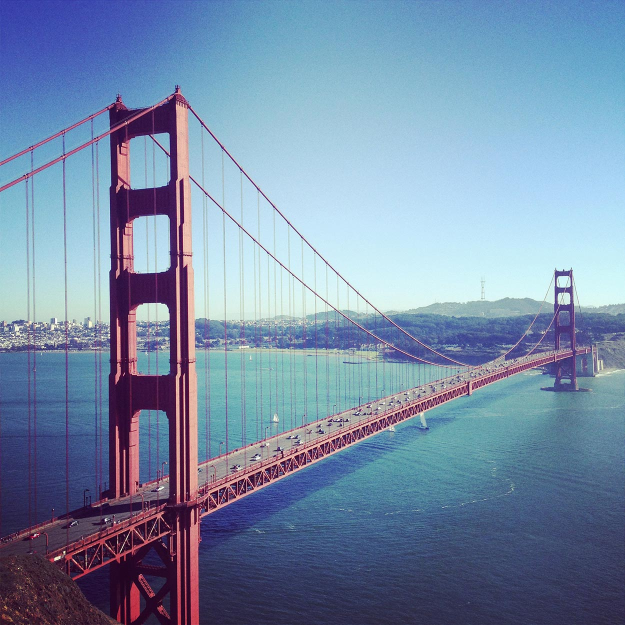
#> input picture cal.jpg, 1250 x 1250 px (shown at 1/2 size)
$ python gifAscii.py
#> lines starting #> are read from the running program, lines starting #| are printed output that depends on the picture
import time
from PIL import Image, ImageSequence
import math

# Change these for result changes
character_compensator = (2.7,1)
resolution_multiplier = 2
# characters = ["@", "#", "&", "B", "0", "G", "5", "Y", "J", "?", "7", "*", "!", "~", "^", ":", ",", ".", " "]
# characters = [" ",".", ":", "^", "~", "!", "7", "?", "J", "Y", "5", "G", "B", "#", "&", "@"]
characters = [" ", ".", "'", "`", ",", "^", ":", "\"", ";", "~", "-", "_", "+", "<", ">", "i", "!", "l", "I", "?", "/", "\\", "|", "(", ")", "1", "{", "}", "[", "]", "r", "c", "v", "u", "n", "x", "z", "j", "f", "t", "L", "C", "J", "U", "Y", "X", "Z", "O", "0", "Q", "o", "a", "h", "k", "b", "d", "p", "q", "w", "m", "*", "W", "M", "B", "8", "&", "%", "$", "#", "@"]
# characters = ["@", "B", "R", "*", "#", "$", "P", "X", "0", "w", "o", "I", "c", "v", ":", "+", "!", "~", "\"", ".", ",", " "]

frames = []

def pixel_iter(image):
    piX,piY = image.size
    result = ""

    for y in range(piY):
        for x in range(piX):
            luminosity = image.getpixel((x,y))
            # if luminosity == -1: result += " "
            idx = int((luminosity / 255) * (len(characters)-1))
            result += characters[idx]
        result += "\n"
    return result

def frame_iter(image):
    for fr in ImageSequence.Iterator(image):
        frame = fr.convert("L")
        # print(frame)
        frame = ratio_resize(frame)
        # print(frame)
        frame = pixel_iter(frame)

        frames.append(frame)


def ratio_resize(image, char_compensator = (1.9,1), max_size=(104,55)):
    width,height = image.size
    ratio = min(max_size[0]/width, max_size[1]/height)
    new_width, new_height = (width*ratio*char_compensator[0]*resolution_multiplier, height*ratio*char_compensator[1]*resolution_multiplier)
    image = image.resize((int(new_width),int(new_height)), Image.Resampling.LANCZOS)
    return image

def color_transparency(image):
    ctX,ctY = image.size
    try:
        image = image.convert("RGBA")
        for x in range(ctX):
            for y in range(ctY):
                if image.getpixel((x,y)) == (0,0,0,0):
                    image.putpixel((x,y), (255,255,255,255))
        return image
    except Exception as e:
        print("Could not convert into rgba, continuing with black transparancy")
        return image

def find_transparency(image):
    if image.info.get("transparency", None) is not None:
        return True
    if image.mode == "P":
        transparent = image.info.get("transparency", -1)
        for _, index in image.getcolors():
            if index == transparent:
                return True
    elif image.mode == "RGBA":
        extrema = image.getextrema()
        if extrema[3][0] < 255:
            return True

    return False

def animate(seq_arr,repeat,time_between_frames): #Time in ms
    for rep in range(repeat):
        for i in range(len(seq_arr)):
            print("\n"*80+seq_arr[i])
            time.sleep(time_between_frames / 1000)
    print("done!")

def main():
    try:
        # Inputs from user
        image_path = input("Drag and drop the image or white the image path\n")
#> the answer given: cal.jpg
        # invert = False
        image = Image.open(image_path.replace(" ", ""))
#> image is the input picture: PIL image 1250x1250 RGB; mean R, G, B 118.3, 139.5, 167.8
        # Find and color transparency
        if find_transparency(image):
            transparent_white = True if "y" == input("Do you want to make the transparent background white? (y/n)\n") else False
            image = color_transparency(image) if transparent_white else image

        image = frame_iter(image)
#> the loop in frame_iter, `for fr in ImageSequence.Iterator(image):` made 1 pass
#> (width in ratio_resize, height in ratio_resize, ratio in ratio_resize, new_width in ratio_resize, new_height in ratio_resize, piX in pixel_iter, piY in pixel_iter) on pass 1: (1250, 1250, 0.044, 209, 110, 209, 110)
#> pass 1, in frame_iter, `frame = fr.convert("L")`:
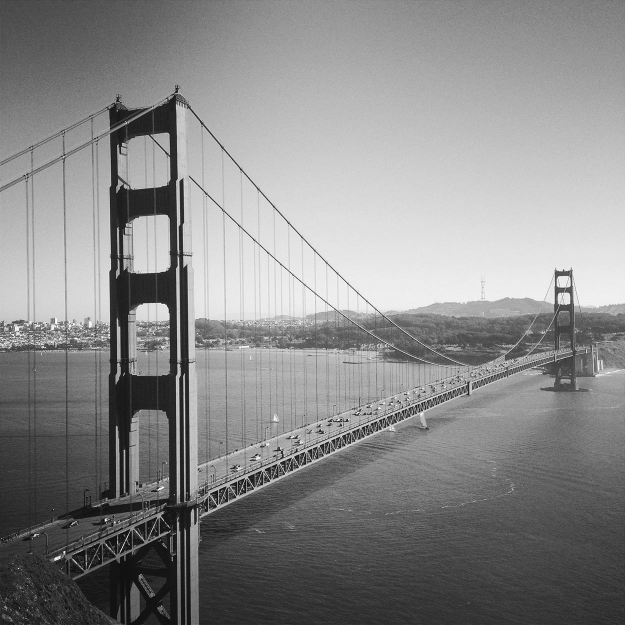
#> frame: PIL image 1250x1250 L (shown at 1/2 size); min 2, max 255, mean 136.4
#> pass 1, in ratio_resize, `image = image.resize((int(new_width),int(new_height)), Image.Resamplin..`:
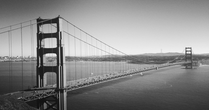
#> image: PIL image 209x110 L; min 11, max 255, mean 136.4
#> after the loop in frame_iter, `for fr in ImageSequence.Iterator(image):`: frames = 1 item
        animate(frames, 3, 100)
#> the loop in animate, `for rep in range(repeat):` made 3 passes
#| //?//??////////\\//\\///\\\\\\\\||||||((((((())1)11111{}}}[[[[[]]rrrcccvvuvuuunnxxxxzxzzjjjjffffffftftttttttffttttttffftfffffffffjjfjjfjjjjjzzzzzzjzzzzzxxzxzzxxxxxxxxxxnxxxxxnnxxnxxnxxnnnnnnnnnnunnunnnunnunuuu
#| //////////////\/\\\\\\\\\\\|||||(|((((()))))111111{{{{}}[[[[[]]rrcccccuuuuunnnnxxzzjjjjjjjfffftttfttttttLttLLLLttttLtttttttttfftfffffffffjffjjjjjjjjjjjjjzzzzjzzzzzzzzzzzxxzxzxzxxxxxnxxxzxxxxnnnnxnnnnnnnnnnnnnn
#> (further printed lines are left out)
        # print(image)
        # print(frames)
    except Exception as e:
        print(e)

if __name__ == "__main__":
    main()
